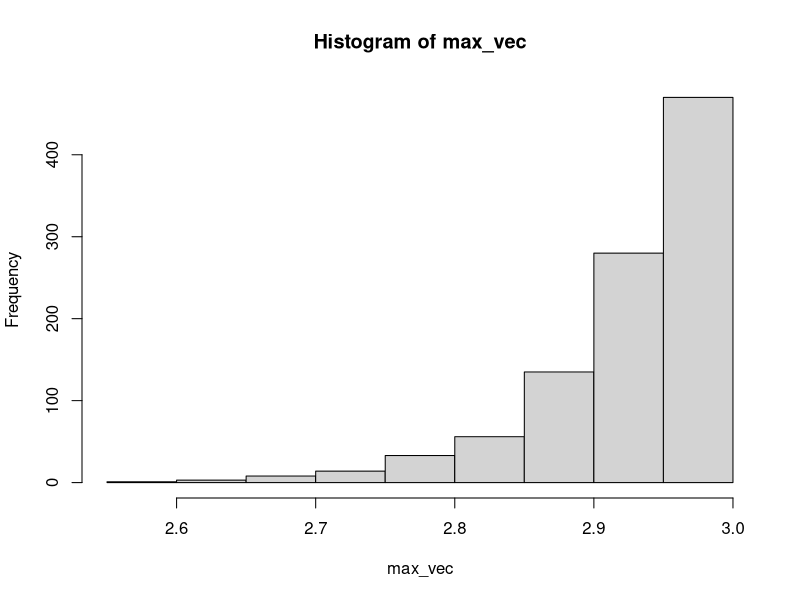
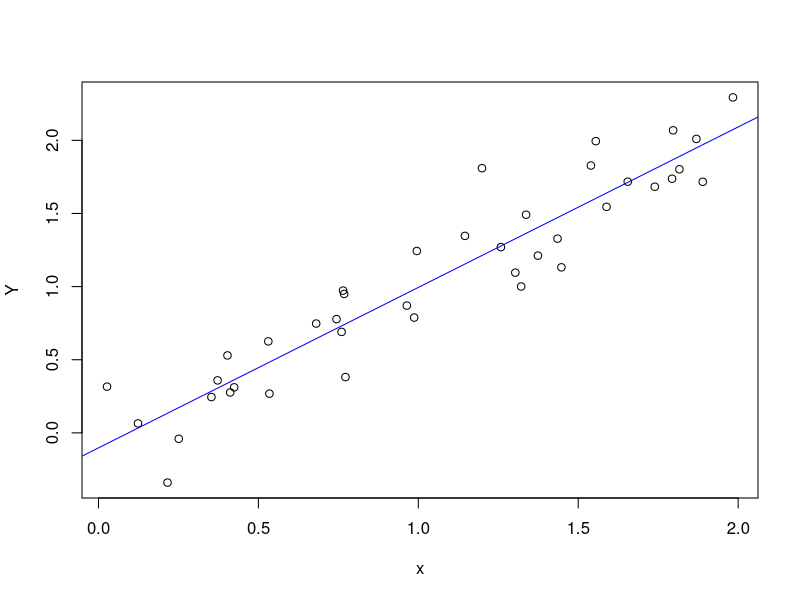
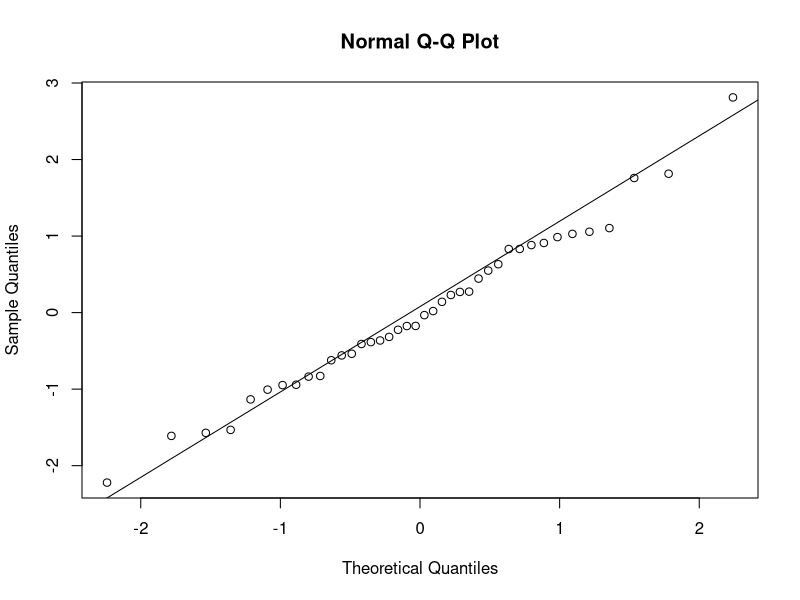
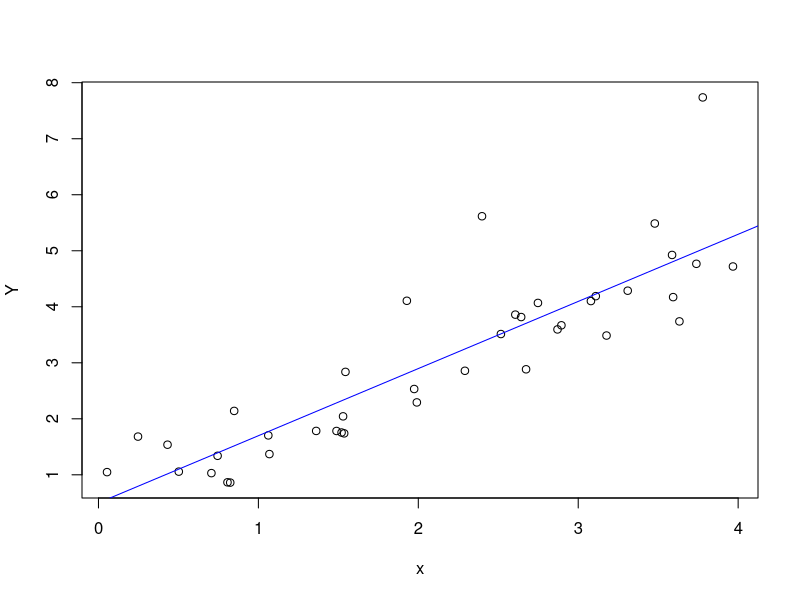
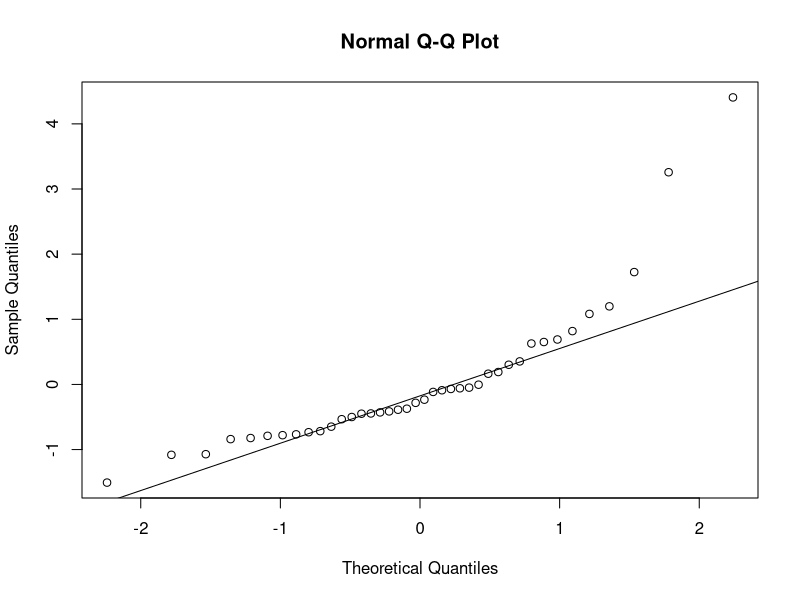

Recreate these plots in R, in order.

# Simulate dist of max from unif(0,theta)
max_vec <- NULL
n <- 40
theta <-3
for (i in 1:1000) {
  X <- runif(n,0,theta)
  max_vec[i] <- max(X)
}
# not normal
hist(max_vec)

# bootstrap interval for maximum
set.seed(0)
# Single sample
n <- 40
X <- runif(n,0,theta)

boot_vec <- NULL
B <- 1000
for (b in 1:B) {
  boot.sample <- sample(X,n,replace=T)
  boot_vec[b] <- max(boot.sample)
}
quantile_vec <- quantile(boot_vec,probs=c(0.025,0.975))
boot.interval <- c(LL=2*max(X)-quantile_vec[2],UL=2*max(X)-quantile_vec[1])
boot.interval
# I think that the true max is between 2.976 3.256.


# When to use bootstrap in regression?
# simulate normal model
set.seed(0)
n <- 40
x <- runif(n,0,2)
Y <- x + rnorm(n,sd=.25)
model <- lm(Y~x)
plot(x,Y)
abline(model,col="blue")
# qqplot for normal errors (looks good)
qqnorm(rstudent(model))
qqline(rstudent(model))

# simulate non-normal model
set.seed(0)
n <- 40
x <- runif(n,0,4)
Y <- x + rexp(n)
model <- lm(Y~x)
plot(x,Y)
abline(model,col="blue")

# qqplot
qqnorm(rstudent(model))
qqline(rstudent(model))

# Use a bootstrap so that I don't have to assume 
# the normal distribution on the errors
# Recall that the t-test and t-interval requires normality.




